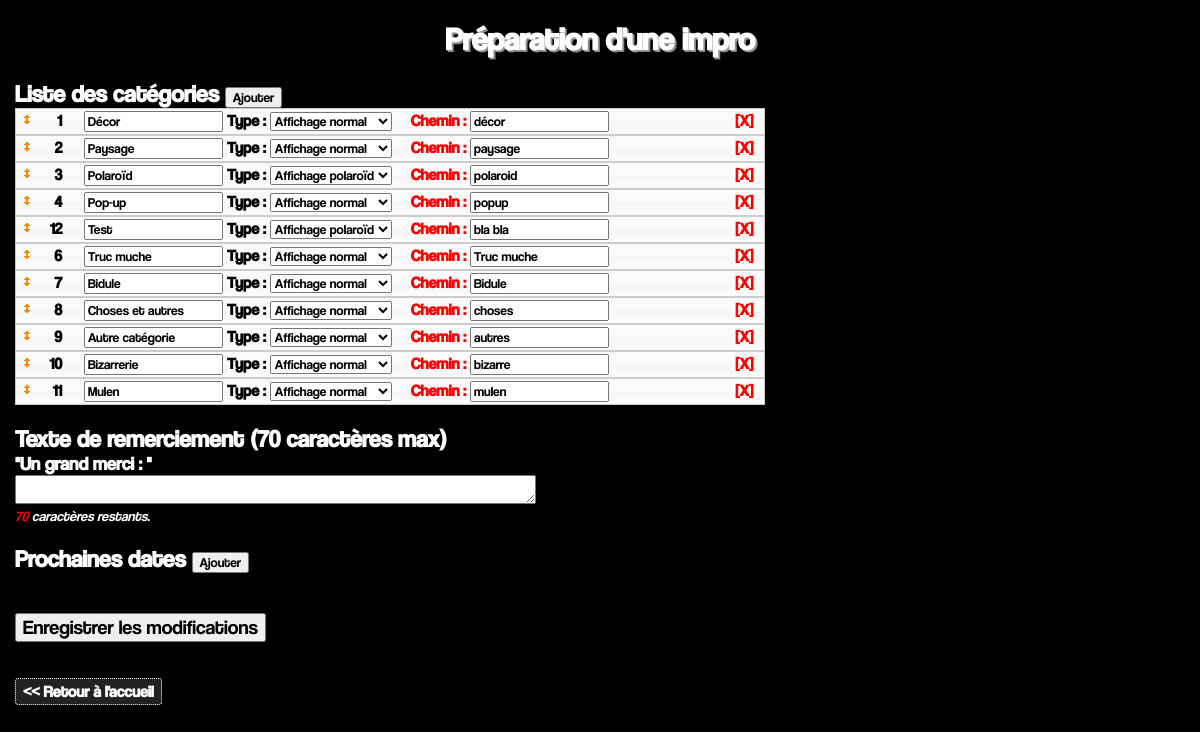
Screenshot of /ihm/admin/newImpro.php with the database file from the repository.
### tables this page shows
CREATE TABLE IF NOT EXISTS `imp_categorie` (
  `id` int(11) NOT NULL AUTO_INCREMENT,
  `nom` varchar(50) NOT NULL,
  `type` varchar(15) NOT NULL,
  `path_folder` varchar(100) NOT NULL,
  `termine` tinyint(1) NOT NULL DEFAULT '0',
  `ordre` int(11) NOT NULL DEFAULT '99',
  PRIMARY KEY (`id`)
);

### model/doCategorie.php (called while the page is built, shortened)
<?php
class Categorie {
	public static function getTableName() {
		return "imp_categorie";
	}
}
?>

### model/database.php (called while the page is built, shortened)
<?php
class Database {
 	private static $PDO = null;
	private static function getPdo() {
		if (Database::$PDO == null) {
			Database::$PDO = new PDO(
				'mysql:host='.DB_HOST.';dbname='.DB_NAME,
				DB_USER,
				DB_PASSWORD,
				array(PDO::MYSQL_ATTR_INIT_COMMAND => "SET NAMES utf8")
			);
			Database::$PDO->setAttribute(PDO::ATTR_ERRMODE, PDO::ERRMODE_EXCEPTION);
		}
		return Database::$PDO;
	}
	public static function getResultsObjects($sql, $className) {
		try {
			$results = array();
			$stmt = Database::getPdo()->query($sql);
			while (false !== ($result = $stmt->fetchObject())) {
				$results[] = $result;
			}
			return $results;
 		} catch (PDOException $e) {
			print "<h1>Erreur lors de la récupération des résultats.</h1>".
					"Requête : $sql<br/><br/>" . $e->getMessage() . "<br/>";
			die();
		}
	}
}
?>

### metier/metierCategorie.php (called while the page is built, shortened)
<?php
require_once $pathToPhpRoot."model/database.php";
require_once $pathToPhpRoot."model/doCategorie.php";
class MetierCategorie {
	public static function getAllCategorie() {
		return Database::getResultsObjects("SELECT * FROM ".Categorie::getTableName()." ORDER BY ordre ASC", "Categorie");
	}
}
?>

### constants.php (called while the page is built, shortened)
<?php
$ALL_TYPES = array(
	CATEGORY_TYPE_PHOTO => "Affichage normal",
	CATEGORY_TYPE_POLAROID => "Affichage polaroïd"
);
?>

### ihm/admin/newImpro.php (the view, shortened to what this page needs)
<?php
$pathToPhpRoot = '../../';
include_once $pathToPhpRoot.'constants.php';
include_once $pathToPhpRoot.'metier/metierCategorie.php';
$categories = MetierCategorie::getAllCategorie();
$remerciement = MetierRemerciements::getRemerciements();
?>
<!DOCTYPE html>
<html>
<head>
	<link rel="stylesheet" href="<?= APPLICATION_ABSOLUTE_URL.FOLDER_CSS ?>style.css" />
	<link rel="stylesheet" href="<?= APPLICATION_ABSOLUTE_URL.FOLDER_CSS ?>style_admin.css" />
	<link rel="stylesheet" href="<?= APPLICATION_ABSOLUTE_URL.FOLDER_CSS ?>jquery-ui/jquery-ui.css" />
</head>
<body id="newImpro" class="admin">
	<h1>Préparation d'une impro</h1>
	<form action="newImpro.php" method="post">
		<h2>Liste des catégories <button onClick="addCategorie(); return false;">Ajouter</button></h2>
		<ul id="categories">
			<?php
			foreach($categories as $categorie) {
			?>
			<li class="ui-state-default" id="cat_<?= $categorie->id ?>">
				<span class="ui-icon ui-icon-arrowthick-2-n-s"></span>
				<span class="help id_tech" title="Id technique"><?= $categorie->id ?></span>
				<input type="text" name="categorie_nom[]" value="<?= $categorie->nom ?>" />
				<span class="type">
					Type :
					<select name="categorie_type[]">
						<?php foreach($ALL_TYPES as $type => $label) { ?>
							<option value="<?= $type ?>" <?= $categorie->type == $type ? "selected" : "" ?>><?= $label ?></option>
						<?php } ?>
					</select>
				</span>
				<?php
				$title = "";
				$class = "";
				$folder_path = $pathToPhpRoot.FOLDER_PHOTO_IMPRO.$categorie->path_folder;
				if (!file_exists(utf8_decode($folder_path))) {
					$title = "Ce répertoire n'existe pas : $folder_path";
					$class = "error help";
				} ?>
				<span class="chemin">
					<span class="<?= $class ?>" title="<?= $title ?>">
					Chemin :
					</span>
					<input type="text" name="categorie_path[]" value="<?= $categorie->path_folder ?>" />
				</span>
				<a class="delete" href="#" onClick="removeCategorie($(this).parents('li')); return false;">
					[X]
				</a>
			</li>
			<?php } ?>
		</ul>
		<h2>Texte de remerciement (70 caractères max)</h2>
		<h3>"Un grand merci : "</h3>
		<textarea id="remerciements_texte" name="remerciements_texte" cols="60" rows="1" maxlength="70"><?= $remerciement != null ? $remerciement[0]->texte : "" ?></textarea>
		<p id="textarea_remaining_chars"><span id="nb_remaining_chars"></span> caractères restants.</p>
		<h2>Prochaines dates <button onClick="addDate(); return false;">Ajouter</button></h2>
		<input id="submitChanges" type="submit" value="Enregistrer les modifications" />
	</form>
	<div id="back">
		<a href="<?= $pathToPhpRoot ?>"><< Retour à l'accueil</a>
	</div>
</body>
</html>

### style/style.css (style rules this page uses)
html { background: #424242; background: -moz-linear-gradient(top, #424242 0%, #0e0e0e 40%, #0e0e0e 100%); background: -webkit-gradient(linear, left top, left bottom, color-stop(0%,#424242), color-stop(40%,#0e0e0e), color-stop(100%,#0e0e0e)); background: -webkit-linear-gradient(top, #424242 0%,#0e0e0e 40%,#0e0e0e 100%); background: -o-linear-gradient(top, #424242 0%,#0e0e0e 40%,#0e0e0e 100%); background: -ms-linear-gradient(top, #424242 0%,#0e0e0e 40%,#0e0e0e 100%); background: linear-gradient(to bottom, #424242 0%,#0e0e0e 40%,#0e0e0e 100%); background-attachment : fixed; filter: progid:DXImageTransform.Microsoft.gradient( startColorstr='#424242', endColorstr='#0e0e0e',GradientType=0 ); background: black; height : 100%; color : white; }
* { font-family : coolvetica; }
body { overflow : hidden; margin : 0; padding : 0; }
h1 { color: #fff; text-shadow: 1px 1px 0px #999, 2px 2px 0px #888; }
a, a:visited { color : white; text-decoration : none; }
ul { margin : 0; padding : 0; list-style-type : none; }

### style/style_admin.css (style rules this page uses)
body.admin { padding : 0 15px; overflow : auto; }
body.admin h1 { text-align : center; }
body.admin h2, body.admin h3 { margin-bottom : 0; }
body.admin h3 { margin-top : 0; }
.help { cursor : help; }
.error { color : red; }
body#newImpro #categories { width : 750px; }
body#newImpro #categories li { padding : 2px 0 2px 20px; cursor : move; color : black; }
body#newImpro #categories li span.ui-icon { position: absolute; margin-left: -17px; }
body#newImpro #categories li span.id_tech, body#newImpro #categories li span.type { margin-right : 15px; }
body#newImpro #categories li a.delete { float : right; margin-right : 10px; color : red; }
body#newImpro #categories li span.id_tech { padding : 0 7px 0 2px; min-width : 24px; text-align : right; float : left; }
body#newImpro #back { margin-top : 40px; }
body#newImpro #back a { padding : 3px 7px; border : 1px dotted white; border-radius : 3px; background-color : #222; font-weight : bold; }
input#submitChanges { margin-top : 40px; font-size : 20px; }
textarea#remerciements_texte { font-size : 20px; }
p#textarea_remaining_chars { margin : 0; font-size : 14px; font-style : italic; }
span#nb_remaining_chars { color : red; }

### rows the page displays
imp_categorie: id "1", nom "Décor", type "Affichage normal", path_folder "décor"
imp_categorie: id "2", nom "Paysage", type "Affichage normal", path_folder "paysage"
imp_categorie: id "3", nom "Polaroïd", type "Affichage polaroïd", path_folder "polaroid"
imp_categorie: id "4", nom "Pop-up", type "Affichage normal", path_folder "popup"
imp_categorie: id "12", nom "Test", type "Affichage polaroïd", path_folder "bla bla"
imp_categorie: id "6", nom "Truc muche", type "Affichage normal", path_folder "Truc muche"
imp_categorie: id "7", nom "Bidule", type "Affichage normal", path_folder "Bidule"
imp_categorie: id "8", nom "Choses et autres", type "Affichage normal", path_folder "choses"
imp_categorie: id "9", nom "Autre catégorie", type "Affichage normal", path_folder "autres"
imp_categorie: id "10", nom "Bizarrerie", type "Affichage normal", path_folder "bizarre"
imp_categorie: id "11", nom "Mulen", type "Affichage normal", path_folder "mulen"
